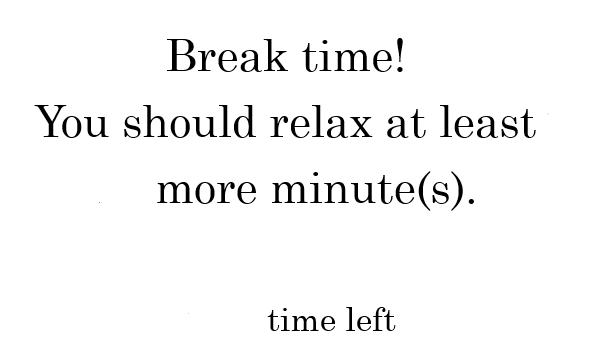
#> input picture Lai-YT/img/break_bg.jpg, 591 x 363 px
$ python -i brightness_calculator.py   (imports and definitions only)
#> lines starting #> are read from the running program, lines starting #| are printed output that depends on the picture; after the words box and inside, x2 and y2 are one past the last pixel; in counts of white or black regions, pixels touching at a corner belong together
#> further down, picture is the input picture: shape (363, 591, 3); min 0, max 255, mean 245.9
import cv2
import numpy as np
from typing import Dict

from lib.color_lib import COLOR_DICT


class BrightnessCalculator:
    """Handle processes which require value modulation."""

    # [45 lines left out: functions calculate_proper_screen_brightness, get_brightness_percentage, not called in this run]

    # reference: https://github.com/sunny-fang/SunnyFang-Collection/blob/cea68c9df1b07688424a6ba71167c9aac248cb9e/Graduate%20School/Python%20related/Main%20color%20analysis/%E4%B8%BB%E8%89%B2%E7%B3%BB%E5%88%86%E6%9E%90.py
    @staticmethod
    def get_dominant_color(frame):
        """Returns the dominant color of the image, which occupies the most area."""
        hsv = cv2.cvtColor(frame, cv2.COLOR_BGR2HSV)
#> hsv: shape (363, 591, 3); mean H, S, V 0, 0, 245.9
        max_area = -1  # Since area won't be less than 0, -1 indicates the absolute minimum.
        dominant_color = None
        for color, bounds in COLOR_DICT.items():
            # values in bound => 255, out of => 0
            mask = cv2.inRange(hsv, *bounds)
            # Dilate to have the color areas connect together.
            binary = cv2.dilate(mask, None, iterations=2)
            # Get the contours that circles the color area.
            contours, _ = cv2.findContours(binary, cv2.RETR_EXTERNAL, cv2.CHAIN_APPROX_SIMPLE)
            # Calculate the total area of this color.
            # And store as the current dominant color if this color has the current max area.
            area = 0
            for cnt in contours:
                area += cv2.contourArea(cnt)
            if area > max_area:
                max_area = area
                dominant_color = color
#> this loop made 11 passes
#> contours on pass 1: [[[0, 0], [0, 362], [590, 362], [590, 0]]]
#> pass 1, in get_dominant_color, `mask = cv2.inRange(hsv, *bounds)`:
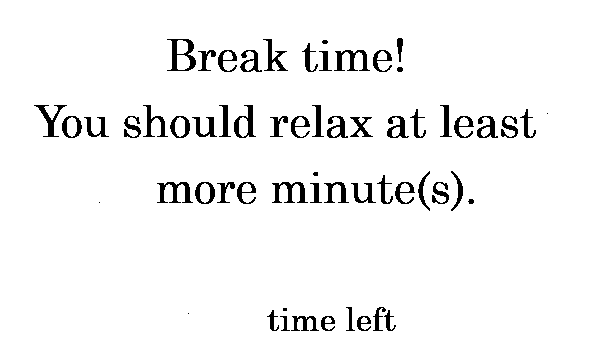
#> mask: shape (363, 591); 95.6% white; 60 black regions (5 under 20 px), largest, box (x1, y1, x2, y2) and area: (167, 39, 196, 71) 377, (157, 182, 193, 203) 334, (272, 182, 308, 203) 332
#> pass 1, in get_dominant_color, `binary = cv2.dilate(mask, None, iterations=2)`:
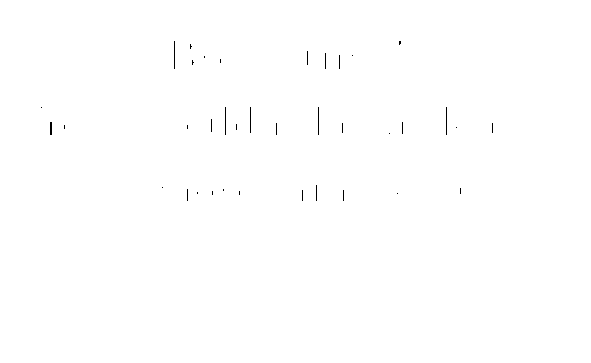
#> binary: shape (363, 591); 99.8% white; black in thin lines or dots, all inside (x1, y1, x2, y2) = (41, 41, 493, 201)
#> after the loop:
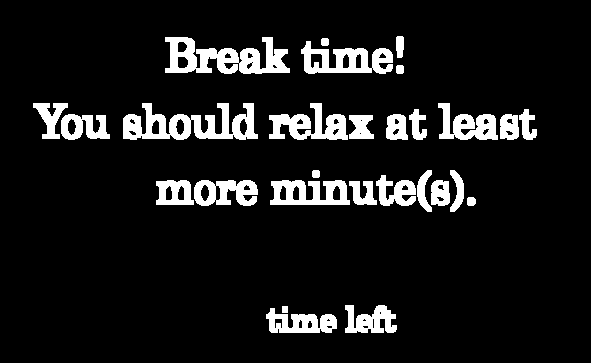
#> binary: shape (363, 591); 9.8% white; 28 white regions, largest, box (x1, y1, x2, y2) and area: (123, 103, 258, 140) 2635, (165, 37, 290, 74) 2583, (301, 41, 393, 74) 1665
#> after the loop:
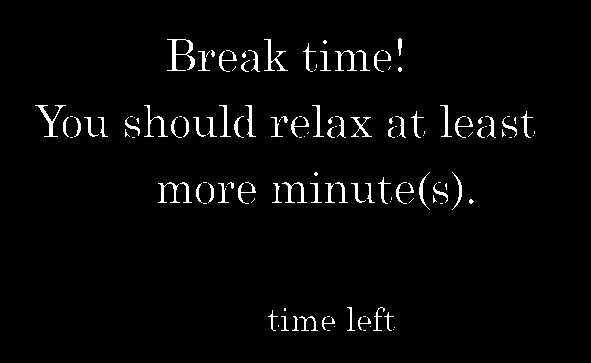
#> mask: shape (363, 591); 2.8% white; 132 white regions (61 under 20 px), largest, box (x1, y1, x2, y2) and area: (167, 39, 195, 71) 282, (35, 105, 66, 137) 197, (264, 39, 288, 71) 189
#> after the loop, dominant_color = 'white'; max_area = 213580

        return dominant_color

>>> import cv2
>>> picture = cv2.imread('../../../Lai-YT/img/break_bg.jpg')
>>> result = BrightnessCalculator().get_dominant_color(picture)
#> result = 'white'

$ run again, on Lai-YT/img/start.jpg
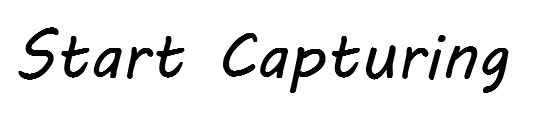
#> input picture Lai-YT/img/start.jpg, 533 x 113 px
#> picture is the input picture: shape (113, 533, 3); min 0, max 255, mean 229.2
#> hsv: shape (113, 533, 3); mean H, S, V 0, 0, 229.2
#> the loop in get_dominant_color, `for color, bounds in COLOR_DICT.items():` made 11 passes
#> contours on pass 1: [[[0, 0], [0, 112], [532, 112], [532, 0]]]
#> after the loop in get_dominant_color, `for color, bounds in COLOR_DICT.items():`:
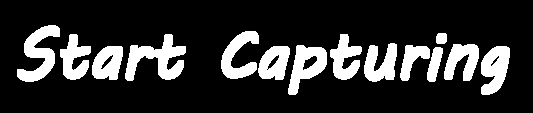
#> binary: shape (113, 533); 18.8% white; 14 white regions, largest, box (x1, y1, x2, y2) and area: (125, 34, 186, 81) 1347, (17, 25, 60, 82) 1163, (288, 45, 327, 95) 1022
#> after the loop in get_dominant_color, `for color, bounds in COLOR_DICT.items():`:
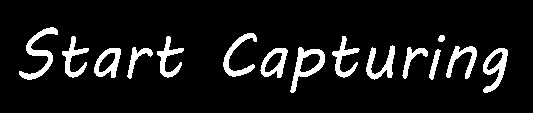
#> mask: shape (113, 533); 9.3% white; 15 white regions, largest, box (x1, y1, x2, y2) and area: (19, 27, 58, 80) 590, (290, 47, 325, 93) 539, (483, 48, 508, 93) 503
#> after the loop in get_dominant_color, `for color, bounds in COLOR_DICT.items():`: dominant_color = 'white'; max_area = 59584
#> result = 'white'

$ run again, on Lai-YT/img/wait.jpg
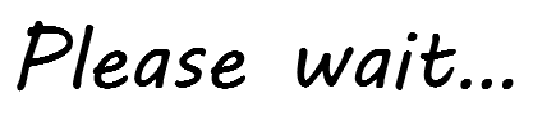
#> input picture Lai-YT/img/wait.jpg, 533 x 113 px
#> picture is the input picture: shape (113, 533, 3); min 0, max 255, mean 224.3
#> hsv: shape (113, 533, 3); mean H, S, V 0, 0, 224.3
#> the loop in get_dominant_color, `for color, bounds in COLOR_DICT.items():` made 11 passes
#> contours on pass 1: [[[0, 0], [0, 112], [532, 112], [532, 0]]]
#> after the loop in get_dominant_color, `for color, bounds in COLOR_DICT.items():`:
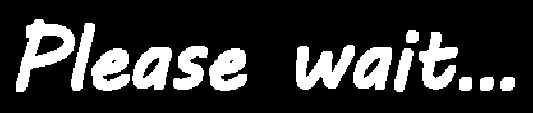
#> binary: shape (113, 533); 20.2% white; 14 white regions, largest, box (x1, y1, x2, y2) and area: (16, 19, 75, 92) 1820, (296, 45, 355, 90) 1562, (419, 32, 458, 90) 1223
#> after the loop in get_dominant_color, `for color, bounds in COLOR_DICT.items():`:
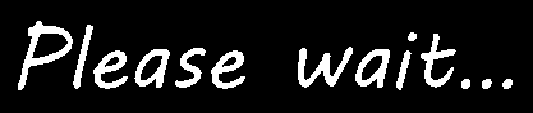
#> mask: shape (113, 533); 11.2% white; 14 white regions, largest, box (x1, y1, x2, y2) and area: (18, 21, 73, 90) 1074, (298, 47, 353, 88) 872, (421, 34, 456, 88) 671
#> after the loop in get_dominant_color, `for color, bounds in COLOR_DICT.items():`: dominant_color = 'white'; max_area = 59584
#> result = 'white'
